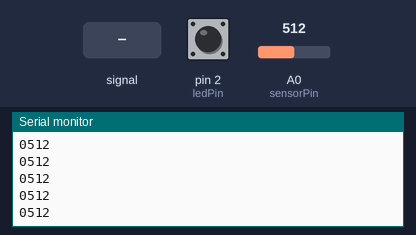
This sketch was run on a simulated Arduino Uno, built with avr-gcc and run on an emulated ATmega328P. Parts: the last lines printed to the serial monitor. The inputs (shaded band) are chosen by the test bench; at power-on: A0 (sensorPin) = 512, pin 2 (ledPin) HIGH.

Above: at 2.2 s.
2.3 s: A0 (sensorPin) fed a 200 Hz sine of ±81 counts around its level
At 2.39 s:
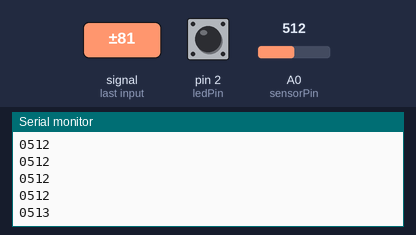
3.8 s: A0 (sensorPin) set to 716
At 3.86 s:
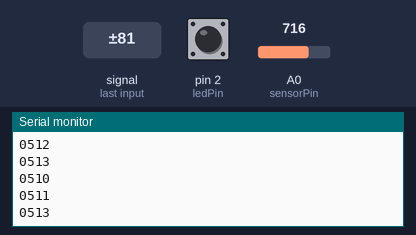
5.3 s: A0 (sensorPin) fed a 1000 Hz sine of ±255 counts around its level
At 5.4 s:
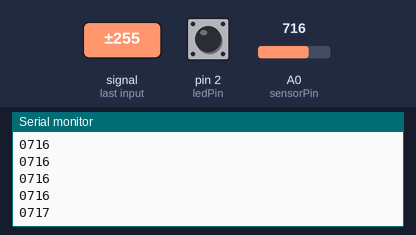
6.8 s: A0 (sensorPin) set to 900
At 6.8 s:
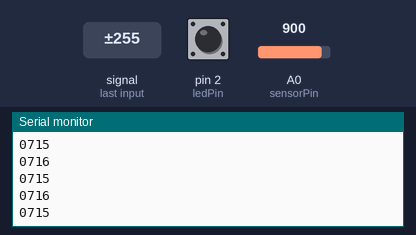
Timing chart, 0 to 9.3 s (numbered marks = the images above; inputs shaded):
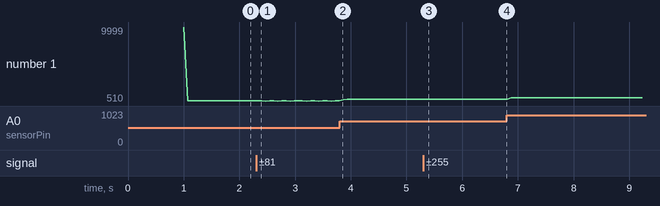

The sketch:

AnalogInput.ino
```cpp
int sensorPin = A0;    // select the input pin for the potentiometer
int ledPin = 2;      // select the pin for the LED
int sensorValue = 0;  // variable to store the value coming from the sensor

const int BLimit = 21;
int buttonDecay = 0;

const int ZeroLimit = 5;
bool firstZero = false;

const int MSize = 500;
int mean[MSize];
int index = 0;
float sum = 0;

void setup() {
  // declare the ledPin as an OUTPUT:
  pinMode(ledPin, INPUT);
  Serial.begin(9600);
  delay(1000);
  Serial.println(9999);
}

void loop() {

start:
  check_led();

  sensorValue = analogRead(sensorPin);
  mean[index] = sensorValue;
  index = (index+1) % MSize;
  if (sensorValue == 0 && firstZero == false) {
    firstZero = true;
    for (int i=0 ; i<ZeroLimit ; i++) {
      if(digitalRead(ledPin) == LOW)
        firstZero = false;
        goto start;
      delay(100);
    }
  } else if (sensorValue != 0)
    firstZero = false;


  if (index == 0) {
    sum = 0;
    for (int i=0 ; i<MSize ; i++)
      sum += mean[i];

    float mv = sum/MSize;

    char temp[50];
    sprintf(temp, "%04d", (int)mv);
    Serial.println(temp);
  }
}


bool check_led() {
  if(digitalRead(ledPin) == LOW) {
    buttonDecay = BLimit;
    while(buttonDecay) {
      delay(90);
      //Serial.println(buttonDecay);
      if(digitalRead(ledPin) == HIGH)
        buttonDecay--;
      else
        buttonDecay = BLimit;
    }
    return true;
  }
  return false;
}
```

Measured:
- after the input at 2.3 s, the serial monitor: prints a new line at once (image 1)
- after the input at 5.3 s, the serial monitor: prints a new line at once (image 3)
- plotted number 1: 512 → 513 after the input at 2.3 s, 513 → 716 after the input at 3.8 s, 716 → 715 after the input at 5.3 s, 715 → 900 after the input at 6.8 s
